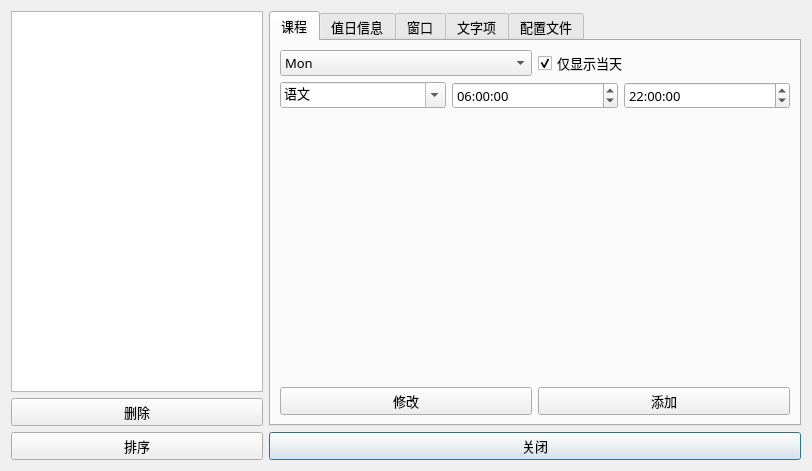
<?xml version="1.0" encoding="UTF-8"?>
<ui version="4.0">
 <class>Settings</class>
 <widget class="QDialog" name="Settings">
  <property name="geometry">
   <rect>
    <x>0</x>
    <y>0</y>
    <width>812</width>
    <height>471</height>
   </rect>
  </property>
  <property name="minimumSize">
   <size>
    <width>812</width>
    <height>471</height>
   </size>
  </property>
  <property name="maximumSize">
   <size>
    <width>812</width>
    <height>471</height>
   </size>
  </property>
  <property name="font">
   <font>
    <family>微软雅黑</family>
    <pointsize>10</pointsize>
   </font>
  </property>
  <property name="windowTitle">
   <string>设置</string>
  </property>
  <property name="windowIcon">
   <iconset resource="TimeTableQt.qrc">
    <normaloff>:/TimeTableQt/123.ico</normaloff>:/TimeTableQt/123.ico</iconset>
  </property>
  <layout class="QHBoxLayout" name="horizontalLayout_16">
   <item>
    <layout class="QHBoxLayout" name="horizontalLayout">
     <item>
      <layout class="QVBoxLayout" name="verticalLayout_10">
       <item>
        <widget class="QListWidget" name="listView">
         <property name="minimumSize">
          <size>
           <width>246</width>
           <height>0</height>
          </size>
         </property>
        </widget>
       </item>
       <item>
        <widget class="QPushButton" name="pushButton_delete">
         <property name="text">
          <string>删除</string>
         </property>
        </widget>
       </item>
       <item>
        <widget class="QPushButton" name="pushButton_order">
         <property name="text">
          <string>排序</string>
         </property>
        </widget>
       </item>
      </layout>
     </item>
     <item>
      <layout class="QVBoxLayout" name="verticalLayout_4">
       <item>
        <widget class="QTabWidget" name="tabWidget">
         <property name="currentIndex">
          <number>0</number>
         </property>
         <widget class="QWidget" name="tab_lessons">
          <attribute name="title">
           <string>课程</string>
          </attribute>
          <layout class="QHBoxLayout" name="horizontalLayout_17">
           <item>
            <layout class="QVBoxLayout" name="verticalLayout">
             <item>
              <layout class="QHBoxLayout" name="horizontalLayout_3">
               <item>
                <widget class="QComboBox" name="comboBox_LessonDays">
                 <item>
                  <property name="text">
                   <string>Mon</string>
                  </property>
                 </item>
                 <item>
                  <property name="text">
                   <string>Tue</string>
                  </property>
                 </item>
                 <item>
                  <property name="text">
                   <string>Wed</string>
                  </property>
                 </item>
                 <item>
                  <property name="text">
                   <string>Thu</string>
                  </property>
                 </item>
                 <item>
                  <property name="text">
                   <string>Fri</string>
                  </property>
                 </item>
                 <item>
                  <property name="text">
                   <string>Sat</string>
                  </property>
                 </item>
                 <item>
                  <property name="text">
                   <string>Sun</string>
                  </property>
                 </item>
                </widget>
               </item>
               <item>
                <widget class="QCheckBox" name="checkBox">
                 <property name="text">
                  <string>仅显示当天</string>
                 </property>
                 <property name="checked">
                  <bool>true</bool>
                 </property>
                </widget>
               </item>
              </layout>
             </item>
             <item>
              <layout class="QHBoxLayout" name="horizontalLayout_2">
               <item>
                <widget class="QComboBox" name="comboBox_addLesson">
                 <property name="editable">
                  <bool>true</bool>
                 </property>
                 <property name="currentText">
                  <string>语文</string>
                 </property>
                 <item>
                  <property name="text">
                   <string>语文</string>
                  </property>
                 </item>
                 <item>
                  <property name="text">
                   <string>数学</string>
                  </property>
                 </item>
                 <item>
                  <property name="text">
                   <string>英语</string>
                  </property>
                 </item>
                 <item>
                  <property name="text">
                   <string>物理</string>
                  </property>
                 </item>
                 <item>
                  <property name="text">
                   <string>化学</string>
                  </property>
                 </item>
                 <item>
                  <property name="text">
                   <string>生物</string>
                  </property>
                 </item>
                 <item>
                  <property name="text">
                   <string>历史</string>
                  </property>
                 </item>
                 <item>
                  <property name="text">
                   <string>政治</string>
                  </property>
                 </item>
                 <item>
                  <property name="text">
                   <string>地理</string>
                  </property>
                 </item>
                 <item>
                  <property name="text">
                   <string>体育</string>
                  </property>
                 </item>
                 <item>
                  <property name="text">
                   <string>艺术</string>
                  </property>
                 </item>
                 <item>
                  <property name="text">
                   <string>信息技术</string>
                  </property>
                 </item>
                </widget>
               </item>
               <item>
                <widget class="QTimeEdit" name="timeEdit_begin">
                 <property name="time">
                  <time>
                   <hour>6</hour>
                   <minute>0</minute>
                   <second>0</second>
                  </time>
                 </property>
                </widget>
               </item>
               <item>
                <widget class="QTimeEdit" name="timeEdit_end">
                 <property name="time">
                  <time>
                   <hour>22</hour>
                   <minute>0</minute>
                   <second>0</second>
                  </time>
                 </property>
                </widget>
               </item>
              </layout>
             </item>
             <item>
              <spacer name="verticalSpacer">
               <property name="orientation">
                <enum>Qt::Vertical</enum>
               </property>
               <property name="sizeHint" stdset="0">
                <size>
                 <width>20</width>
                 <height>40</height>
                </size>
               </property>
              </spacer>
             </item>
             <item>
              <layout class="QHBoxLayout" name="horizontalLayout_4">
               <item>
                <widget class="QPushButton" name="pushButton_changeLesson">
                 <property name="enabled">
                  <bool>true</bool>
                 </property>
                 <property name="text">
                  <string>修改</string>
                 </property>
                </widget>
               </item>
               <item>
                <widget class="QPushButton" name="pushButton_addLesson">
                 <property name="text">
                  <string>添加</string>
                 </property>
                </widget>
               </item>
              </layout>
             </item>
            </layout>
           </item>
          </layout>
         </widget>
         <widget class="QWidget" name="tab_infos">
          <attribute name="title">
           <string>值日信息</string>
          </attribute>
          <layout class="QHBoxLayout" name="horizontalLayout_18">
           <item>
            <layout class="QVBoxLayout" name="verticalLayout_2">
             <item>
              <layout class="QHBoxLayout" name="horizontalLayout_6">
               <item>
                <widget class="QComboBox" name="comboBox_InfoDays">
                 <property name="currentText">
                  <string>Mon</string>
                 </property>
                 <item>
                  <property name="text">
                   <string>Mon</string>
                  </property>
                 </item>
                 <item>
                  <property name="text">
                   <string>Tue</string>
                  </property>
                 </item>
                 <item>
                  <property name="text">
                   <string>Wed</string>
                  </property>
                 </item>
                 <item>
                  <property name="text">
                   <string>Thu</string>
                  </property>
                 </item>
                 <item>
                  <property name="text">
                   <string>Fri</string>
                  </property>
                 </item>
                 <item>
                  <property name="text">
                   <string>Sat</string>
                  </property>
                 </item>
                 <item>
                  <property name="text">
                   <string>Sun</string>
                  </property>
                 </item>
                </widget>
               </item>
               <item>
                <widget class="QCheckBox" name="checkBox_2">
                 <property name="enabled">
                  <bool>false</bool>
                 </property>
                 <property name="text">
                  <string>仅显示当天</string>
                 </property>
                 <property name="checked">
                  <bool>true</bool>
                 </property>
                 <property name="tristate">
                  <bool>false</bool>
                 </property>
                </widget>
               </item>
              </layout>
             </item>
             <item>
              <layout class="QHBoxLayout" name="horizontalLayout_22">
               <item>
                <widget class="QLineEdit" name="lineEdit_changeInfo"/>
               </item>
              </layout>
             </item>
             <item>
              <spacer name="verticalSpacer_2">
               <property name="orientation">
                <enum>Qt::Vertical</enum>
               </property>
               <property name="sizeHint" stdset="0">
                <size>
                 <width>20</width>
                 <height>40</height>
                </size>
               </property>
              </spacer>
             </item>
             <item>
              <layout class="QHBoxLayout" name="horizontalLayout_5">
               <item>
                <widget class="QPushButton" name="pushButton_changeInfo">
                 <property name="enabled">
                  <bool>true</bool>
                 </property>
                 <property name="text">
                  <string>修改</string>
                 </property>
                 <property name="flat">
                  <bool>false</bool>
                 </property>
                </widget>
               </item>
               <item>
                <widget class="QPushButton" name="pushButton_addInfo">
                 <property name="text">
                  <string>添加</string>
                 </property>
                </widget>
               </item>
              </layout>
             </item>
            </layout>
           </item>
          </layout>
         </widget>
         <widget class="QWidget" name="tab_*windowsettings">
          <attribute name="title">
           <string>窗口</string>
          </attribute>
          <layout class="QVBoxLayout" name="verticalLayout_9">
           <item>
            <layout class="QVBoxLayout" name="verticalLayout_5">
             <item>
              <layout class="QHBoxLayout" name="horizontalLayout_9">
               <item>
                <widget class="QLabel" name="label_3">
                 <property name="text">
                  <string>窗口位置</string>
                 </property>
                </widget>
               </item>
               <item>
                <widget class="QLabel" name="label_4">
                 <property name="text">
                  <string>X</string>
                 </property>
                </widget>
               </item>
               <item>
                <widget class="QSpinBox" name="spinBox_windowLocationX">
                 <property name="maximum">
                  <number>2000</number>
                 </property>
                </widget>
               </item>
               <item>
                <widget class="QLabel" name="label_5">
                 <property name="text">
                  <string>Y</string>
                 </property>
                </widget>
               </item>
               <item>
                <widget class="QSpinBox" name="spinBox_windowLocationY">
                 <property name="maximum">
                  <number>2000</number>
                 </property>
                </widget>
               </item>
              </layout>
             </item>
             <item>
              <layout class="QHBoxLayout" name="horizontalLayout_19">
               <item>
                <widget class="QLabel" name="label_15">
                 <property name="text">
                  <string>窗口大小</string>
                 </property>
                </widget>
               </item>
               <item>
                <widget class="QLabel" name="label_16">
                 <property name="text">
                  <string>X</string>
                 </property>
                </widget>
               </item>
               <item>
                <widget class="QSpinBox" name="spinBox_windowSizeX">
                 <property name="maximum">
                  <number>2000</number>
                 </property>
                </widget>
               </item>
               <item>
                <widget class="QLabel" name="label_17">
                 <property name="text">
                  <string>Y</string>
                 </property>
                </widget>
               </item>
               <item>
                <widget class="QSpinBox" name="spinBox_windowSizeY">
                 <property name="maximum">
                  <number>2000</number>
                 </property>
                </widget>
               </item>
              </layout>
             </item>
            </layout>
           </item>
           <item>
            <widget class="Line" name="line_4">
             <property name="orientation">
              <enum>Qt::Horizontal</enum>
             </property>
            </widget>
           </item>
           <item>
            <layout class="QVBoxLayout" name="verticalLayout_7">
             <item>
              <layout class="QHBoxLayout" name="horizontalLayout_14">
               <item>
                <widget class="QLabel" name="label_14">
                 <property name="text">
                  <string>无课程时显示</string>
                 </property>
                </widget>
               </item>
               <item>
                <widget class="QLineEdit" name="lineEdit_lessonNull"/>
               </item>
              </layout>
             </item>
             <item>
              <layout class="QHBoxLayout" name="horizontalLayout_15">
               <item>
                <widget class="QLabel" name="label_13">
                 <property name="text">
                  <string>倒数日</string>
                 </property>
                </widget>
               </item>
               <item>
                <widget class="QDateTimeEdit" name="dateTimeEdit"/>
               </item>
              </layout>
             </item>
            </layout>
           </item>
           <item>
            <widget class="Line" name="line_3">
             <property name="orientation">
              <enum>Qt::Horizontal</enum>
             </property>
            </widget>
           </item>
           <item>
            <layout class="QHBoxLayout" name="horizontalLayout_23">
             <item>
              <widget class="QLabel" name="label_6">
               <property name="text">
                <string>背景图片</string>
               </property>
              </widget>
             </item>
             <item>
              <widget class="QLineEdit" name="lineEdit_backGroundImg"/>
             </item>
             <item>
              <widget class="QPushButton" name="pushButton_chooseBackGround">
               <property name="text">
                <string>...</string>
               </property>
              </widget>
             </item>
            </layout>
           </item>
           <item>
            <widget class="Line" name="line_2">
             <property name="orientation">
              <enum>Qt::Horizontal</enum>
             </property>
            </widget>
           </item>
           <item>
            <layout class="QHBoxLayout" name="horizontalLayout_25">
             <item>
              <widget class="QCheckBox" name="checkBox_useColor">
               <property name="text">
                <string>使用纯色背景</string>
               </property>
              </widget>
             </item>
             <item>
              <widget class="QLineEdit" name="lineEdit_backGroundColor"/>
             </item>
             <item>
              <widget class="QPushButton" name="pushButton_chooseBackGroundColor">
               <property name="text">
                <string>选择</string>
               </property>
              </widget>
             </item>
            </layout>
           </item>
           <item>
            <layout class="QHBoxLayout" name="horizontalLayout_26">
             <item>
              <widget class="QLabel" name="label_10">
               <property name="text">
                <string>不透明度</string>
               </property>
              </widget>
             </item>
             <item>
              <widget class="QSlider" name="horizontalSlider_alpha">
               <property name="maximum">
                <number>255</number>
               </property>
               <property name="orientation">
                <enum>Qt::Horizontal</enum>
               </property>
              </widget>
             </item>
            </layout>
           </item>
           <item>
            <spacer name="verticalSpacer_4">
             <property name="orientation">
              <enum>Qt::Vertical</enum>
             </property>
             <property name="sizeHint" stdset="0">
              <size>
               <width>20</width>
               <height>40</height>
              </size>
             </property>
            </spacer>
           </item>
           <item>
            <widget class="QPushButton" name="pushButton_applySettings">
             <property name="text">
              <string>应用</string>
             </property>
            </widget>
           </item>
          </layout>
         </widget>
         <widget class="QWidget" name="tab_textFormat">
          <attribute name="title">
           <string>文字项</string>
          </attribute>
          <layout class="QVBoxLayout" name="verticalLayout_8">
           <item>
            <layout class="QVBoxLayout" name="verticalLayout_6">
             <item>
              <layout class="QHBoxLayout" name="horizontalLayout_10">
               <item>
                <widget class="QLabel" name="label_7">
                 <property name="text">
                  <string>文字位置</string>
                 </property>
                </widget>
               </item>
               <item>
                <widget class="QLabel" name="label_8">
                 <property name="text">
                  <string>X</string>
                 </property>
                </widget>
               </item>
               <item>
                <widget class="QSpinBox" name="spinBox_ItemLocationX">
                 <property name="maximum">
                  <number>10000</number>
                 </property>
                </widget>
               </item>
               <item>
                <widget class="QLabel" name="label_9">
                 <property name="text">
                  <string>Y</string>
                 </property>
                </widget>
               </item>
               <item>
                <widget class="QSpinBox" name="spinBox_ItemLocationY">
                 <property name="maximum">
                  <number>10000</number>
                 </property>
                </widget>
               </item>
               <item>
                <widget class="QLabel" name="label_11">
                 <property name="text">
                  <string>范围</string>
                 </property>
                </widget>
               </item>
               <item>
                <widget class="QLabel" name="label_12">
                 <property name="text">
                  <string>H</string>
                 </property>
                </widget>
               </item>
               <item>
                <widget class="QSpinBox" name="spinBox_ItemHeight">
                 <property name="maximum">
                  <number>10000</number>
                 </property>
                </widget>
               </item>
               <item>
                <widget class="QLabel" name="label_18">
                 <property name="text">
                  <string>W</string>
                 </property>
                </widget>
               </item>
               <item>
                <widget class="QSpinBox" name="spinBox_ItemWeight">
                 <property name="maximum">
                  <number>10000</number>
                 </property>
                </widget>
               </item>
              </layout>
             </item>
             <item>
              <layout class="QHBoxLayout" name="horizontalLayout_11">
               <item>
                <widget class="QLineEdit" name="lineEdit_color">
                 <property name="whatsThis">
                  <string>color</string>
                 </property>
                </widget>
               </item>
               <item>
                <widget class="QPushButton" name="pushButton_chooseColor">
                 <property name="text">
                  <string>选择</string>
                 </property>
                </widget>
               </item>
               <item>
                <widget class="QSpinBox" name="spinBox_FontSize">
                 <property name="value">
                  <number>20</number>
                 </property>
                </widget>
               </item>
               <item>
                <widget class="QFontComboBox" name="fontComboBox_textFont"/>
               </item>
              </layout>
             </item>
             <item>
              <widget class="QPushButton" name="pushButton_changeGroupSettings">
               <property name="text">
                <string>修改</string>
               </property>
              </widget>
             </item>
             <item>
              <widget class="Line" name="line_5">
               <property name="orientation">
                <enum>Qt::Horizontal</enum>
               </property>
              </widget>
             </item>
             <item>
              <layout class="QHBoxLayout" name="horizontalLayout_12">
               <item>
                <layout class="QVBoxLayout" name="verticalLayout_12">
                 <item>
                  <widget class="QListWidget" name="listWidget_textItems"/>
                 </item>
                 <item>
                  <layout class="QHBoxLayout" name="horizontalLayout_13">
                   <item>
                    <widget class="QPushButton" name="pushButton_addTextItem">
                     <property name="text">
                      <string>添加</string>
                     </property>
                    </widget>
                   </item>
                   <item>
                    <widget class="QPushButton" name="pushButton_changeText">
                     <property name="text">
                      <string>修改</string>
                     </property>
                    </widget>
                   </item>
                   <item>
                    <widget class="QPushButton" name="pushButton_deleteTextItem">
                     <property name="text">
                      <string>删除</string>
                     </property>
                    </widget>
                   </item>
                  </layout>
                 </item>
                </layout>
               </item>
               <item>
                <layout class="QVBoxLayout" name="verticalLayout_11">
                 <item>
                  <widget class="QLineEdit" name="lineEdit_textFormat"/>
                 </item>
                 <item>
                  <layout class="QHBoxLayout" name="horizontalLayout_27">
                   <item>
                    <layout class="QVBoxLayout" name="verticalLayout_15">
                     <item>
                      <widget class="QRadioButton" name="radioButton_time">
                       <property name="text">
                        <string>时间</string>
                       </property>
                       <property name="checked">
                        <bool>false</bool>
                       </property>
                       <attribute name="buttonGroup">
                        <string notr="true">buttonGroup</string>
                       </attribute>
                      </widget>
                     </item>
                     <item>
                      <widget class="QRadioButton" name="radioButton_lesson">
                       <property name="text">
                        <string>当前课程</string>
                       </property>
                       <attribute name="buttonGroup">
                        <string notr="true">buttonGroup</string>
                       </attribute>
                      </widget>
                     </item>
                     <item>
                      <widget class="QRadioButton" name="radioButton_info">
                       <property name="text">
                        <string>值日信息</string>
                       </property>
                       <attribute name="buttonGroup">
                        <string notr="true">buttonGroup</string>
                       </attribute>
                      </widget>
                     </item>
                     <item>
                      <widget class="QRadioButton" name="radioButton_countDownDay">
                       <property name="text">
                        <string>倒计时</string>
                       </property>
                       <attribute name="buttonGroup">
                        <string notr="true">buttonGroup</string>
                       </attribute>
                      </widget>
                     </item>
                    </layout>
                   </item>
                   <item>
                    <layout class="QVBoxLayout" name="verticalLayout_13">
                     <item>
                      <widget class="QRadioButton" name="radioButton">
                       <property name="text">
                        <string>默认</string>
                       </property>
                       <property name="checked">
                        <bool>true</bool>
                       </property>
                       <attribute name="buttonGroup">
                        <string notr="true">buttonGroup</string>
                       </attribute>
                      </widget>
                     </item>
                     <item>
                      <widget class="QRadioButton" name="radioButton_weather">
                       <property name="enabled">
                        <bool>true</bool>
                       </property>
                       <property name="text">
                        <string>天气</string>
                       </property>
                       <attribute name="buttonGroup">
                        <string notr="true">buttonGroup</string>
                       </attribute>
                      </widget>
                     </item>
                     <item>
                      <widget class="QRadioButton" name="radioButton_news">
                       <property name="enabled">
                        <bool>false</bool>
                       </property>
                       <property name="text">
                        <string>新闻</string>
                       </property>
                       <attribute name="buttonGroup">
                        <string notr="true">buttonGroup</string>
                       </attribute>
                      </widget>
                     </item>
                    </layout>
                   </item>
                  </layout>
                 </item>
                </layout>
               </item>
              </layout>
             </item>
             <item>
              <widget class="Line" name="line_6">
               <property name="orientation">
                <enum>Qt::Horizontal</enum>
               </property>
              </widget>
             </item>
             <item>
              <spacer name="verticalSpacer_5">
               <property name="orientation">
                <enum>Qt::Vertical</enum>
               </property>
               <property name="sizeHint" stdset="0">
                <size>
                 <width>20</width>
                 <height>40</height>
                </size>
               </property>
              </spacer>
             </item>
             <item>
              <layout class="QHBoxLayout" name="horizontalLayout_21">
               <item>
                <widget class="QPushButton" name="pushButton_addFormat">
                 <property name="text">
                  <string>新组</string>
                 </property>
                </widget>
               </item>
              </layout>
             </item>
             <item>
              <widget class="Line" name="line">
               <property name="orientation">
                <enum>Qt::Horizontal</enum>
               </property>
              </widget>
             </item>
             <item>
              <layout class="QHBoxLayout" name="horizontalLayout_24">
               <item>
                <widget class="QPushButton" name="pushButton_cancelChange">
                 <property name="text">
                  <string>放弃</string>
                 </property>
                </widget>
               </item>
               <item>
                <widget class="QPushButton" name="pushButton_saveChange">
                 <property name="text">
                  <string>保存</string>
                 </property>
                </widget>
               </item>
              </layout>
             </item>
            </layout>
           </item>
          </layout>
         </widget>
         <widget class="QWidget" name="tab_configPath">
          <attribute name="title">
           <string>配置文件</string>
          </attribute>
          <layout class="QHBoxLayout" name="horizontalLayout_20">
           <item>
            <layout class="QVBoxLayout" name="verticalLayout_3">
             <item>
              <spacer name="verticalSpacer_3">
               <property name="orientation">
                <enum>Qt::Vertical</enum>
               </property>
               <property name="sizeHint" stdset="0">
                <size>
                 <width>20</width>
                 <height>40</height>
                </size>
               </property>
              </spacer>
             </item>
             <item>
              <widget class="QLabel" name="label">
               <property name="text">
                <string>配置文件路径</string>
               </property>
              </widget>
             </item>
             <item>
              <layout class="QHBoxLayout" name="horizontalLayout_7">
               <item>
                <widget class="QLineEdit" name="lineEdit_ConfigPath"/>
               </item>
               <item>
                <widget class="QPushButton" name="pushButton_chooseConfig">
                 <property name="text">
                  <string>...</string>
                 </property>
                </widget>
               </item>
              </layout>
             </item>
             <item>
              <widget class="QPushButton" name="pushButton_applyConfigPath">
               <property name="text">
                <string>确定</string>
               </property>
              </widget>
             </item>
             <item>
              <widget class="Line" name="line_7">
               <property name="orientation">
                <enum>Qt::Horizontal</enum>
               </property>
              </widget>
             </item>
             <item>
              <widget class="QLabel" name="label_2">
               <property name="text">
                <string>课程信息路径</string>
               </property>
              </widget>
             </item>
             <item>
              <layout class="QHBoxLayout" name="horizontalLayout_8">
               <item>
                <widget class="QLineEdit" name="lineEdit_LessonPath"/>
               </item>
               <item>
                <widget class="QPushButton" name="pushButton_chooseLessons">
                 <property name="text">
                  <string>...</string>
                 </property>
                </widget>
               </item>
              </layout>
             </item>
             <item>
              <widget class="QPushButton" name="pushButton_applyLessonPath">
               <property name="text">
                <string>确定</string>
               </property>
              </widget>
             </item>
            </layout>
           </item>
          </layout>
         </widget>
        </widget>
       </item>
       <item>
        <widget class="QPushButton" name="pushButton_close">
         <property name="text">
          <string>关闭</string>
         </property>
         <property name="default">
          <bool>true</bool>
         </property>
        </widget>
       </item>
      </layout>
     </item>
    </layout>
   </item>
  </layout>
 </widget>
 <resources>
  <include location="TimeTableQt.qrc"/>
 </resources>
 <connections/>
 <buttongroups>
  <buttongroup name="buttonGroup"/>
 </buttongroups>
</ui>
